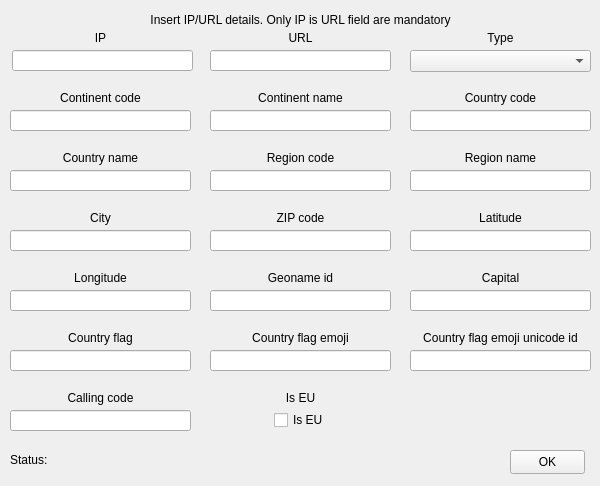
<?xml version="1.0" encoding="UTF-8"?>
<ui version="4.0">
 <class>AddDataWindowClass</class>
 <widget class="QWidget" name="AddDataWindowClass">
  <property name="geometry">
   <rect>
    <x>0</x>
    <y>0</y>
    <width>600</width>
    <height>486</height>
   </rect>
  </property>
  <property name="windowTitle">
   <string>Add Data</string>
  </property>
  <widget class="QLabel" name="Desciptionlabel">
   <property name="geometry">
    <rect>
     <x>10</x>
     <y>10</y>
     <width>581</width>
     <height>20</height>
    </rect>
   </property>
   <property name="text">
    <string>Insert IP/URL details. Only IP is URL field are mandatory</string>
   </property>
   <property name="alignment">
    <set>Qt::AlignCenter</set>
   </property>
  </widget>
  <widget class="QLineEdit" name="IPlineEdit">
   <property name="geometry">
    <rect>
     <x>12</x>
     <y>50</y>
     <width>181</width>
     <height>21</height>
    </rect>
   </property>
  </widget>
  <widget class="QLabel" name="IPlabel">
   <property name="geometry">
    <rect>
     <x>10</x>
     <y>30</y>
     <width>181</width>
     <height>16</height>
    </rect>
   </property>
   <property name="text">
    <string>IP</string>
   </property>
   <property name="alignment">
    <set>Qt::AlignCenter</set>
   </property>
  </widget>
  <widget class="QLabel" name="URLLabel">
   <property name="geometry">
    <rect>
     <x>210</x>
     <y>30</y>
     <width>181</width>
     <height>16</height>
    </rect>
   </property>
   <property name="text">
    <string>URL</string>
   </property>
   <property name="alignment">
    <set>Qt::AlignCenter</set>
   </property>
  </widget>
  <widget class="QLineEdit" name="URLlineEdit">
   <property name="geometry">
    <rect>
     <x>210</x>
     <y>50</y>
     <width>181</width>
     <height>21</height>
    </rect>
   </property>
  </widget>
  <widget class="QLabel" name="TypeLabel">
   <property name="geometry">
    <rect>
     <x>410</x>
     <y>30</y>
     <width>181</width>
     <height>16</height>
    </rect>
   </property>
   <property name="text">
    <string>Type</string>
   </property>
   <property name="alignment">
    <set>Qt::AlignCenter</set>
   </property>
  </widget>
  <widget class="QLabel" name="ContinentCodelabel">
   <property name="geometry">
    <rect>
     <x>10</x>
     <y>90</y>
     <width>181</width>
     <height>16</height>
    </rect>
   </property>
   <property name="text">
    <string>Continent code</string>
   </property>
   <property name="alignment">
    <set>Qt::AlignCenter</set>
   </property>
  </widget>
  <widget class="QLabel" name="ContinentNamelabel">
   <property name="geometry">
    <rect>
     <x>210</x>
     <y>90</y>
     <width>181</width>
     <height>16</height>
    </rect>
   </property>
   <property name="text">
    <string>Continent name</string>
   </property>
   <property name="alignment">
    <set>Qt::AlignCenter</set>
   </property>
  </widget>
  <widget class="QLabel" name="CountryCodelabel">
   <property name="geometry">
    <rect>
     <x>410</x>
     <y>90</y>
     <width>181</width>
     <height>16</height>
    </rect>
   </property>
   <property name="text">
    <string>Country code</string>
   </property>
   <property name="alignment">
    <set>Qt::AlignCenter</set>
   </property>
  </widget>
  <widget class="QLineEdit" name="ContinentCodelineEdit">
   <property name="geometry">
    <rect>
     <x>10</x>
     <y>110</y>
     <width>181</width>
     <height>21</height>
    </rect>
   </property>
  </widget>
  <widget class="QLineEdit" name="ContinentNamelineEdit">
   <property name="geometry">
    <rect>
     <x>210</x>
     <y>110</y>
     <width>181</width>
     <height>21</height>
    </rect>
   </property>
  </widget>
  <widget class="QLineEdit" name="CountryCodelineEdit">
   <property name="geometry">
    <rect>
     <x>410</x>
     <y>110</y>
     <width>181</width>
     <height>21</height>
    </rect>
   </property>
  </widget>
  <widget class="QLabel" name="CountryNameabel">
   <property name="geometry">
    <rect>
     <x>10</x>
     <y>150</y>
     <width>181</width>
     <height>16</height>
    </rect>
   </property>
   <property name="text">
    <string>Country name</string>
   </property>
   <property name="alignment">
    <set>Qt::AlignCenter</set>
   </property>
  </widget>
  <widget class="QLabel" name="RegionCodelabel">
   <property name="geometry">
    <rect>
     <x>210</x>
     <y>150</y>
     <width>181</width>
     <height>16</height>
    </rect>
   </property>
   <property name="text">
    <string>Region code</string>
   </property>
   <property name="alignment">
    <set>Qt::AlignCenter</set>
   </property>
  </widget>
  <widget class="QLabel" name="RegionNamelabel">
   <property name="geometry">
    <rect>
     <x>410</x>
     <y>150</y>
     <width>181</width>
     <height>16</height>
    </rect>
   </property>
   <property name="text">
    <string>Region name</string>
   </property>
   <property name="alignment">
    <set>Qt::AlignCenter</set>
   </property>
  </widget>
  <widget class="QLineEdit" name="CountryNamelineEdit">
   <property name="geometry">
    <rect>
     <x>10</x>
     <y>170</y>
     <width>181</width>
     <height>21</height>
    </rect>
   </property>
  </widget>
  <widget class="QLineEdit" name="RegionCodelineEdit">
   <property name="geometry">
    <rect>
     <x>210</x>
     <y>170</y>
     <width>181</width>
     <height>21</height>
    </rect>
   </property>
  </widget>
  <widget class="QLineEdit" name="RegionNamelineEdit">
   <property name="geometry">
    <rect>
     <x>410</x>
     <y>170</y>
     <width>181</width>
     <height>21</height>
    </rect>
   </property>
  </widget>
  <widget class="QLabel" name="Citylabel">
   <property name="geometry">
    <rect>
     <x>10</x>
     <y>210</y>
     <width>181</width>
     <height>16</height>
    </rect>
   </property>
   <property name="text">
    <string>City</string>
   </property>
   <property name="alignment">
    <set>Qt::AlignCenter</set>
   </property>
  </widget>
  <widget class="QLabel" name="ZIPCodelabel">
   <property name="geometry">
    <rect>
     <x>210</x>
     <y>210</y>
     <width>181</width>
     <height>16</height>
    </rect>
   </property>
   <property name="text">
    <string>ZIP code</string>
   </property>
   <property name="alignment">
    <set>Qt::AlignCenter</set>
   </property>
  </widget>
  <widget class="QLabel" name="Latitudelabel">
   <property name="geometry">
    <rect>
     <x>410</x>
     <y>210</y>
     <width>181</width>
     <height>16</height>
    </rect>
   </property>
   <property name="text">
    <string>Latitude</string>
   </property>
   <property name="alignment">
    <set>Qt::AlignCenter</set>
   </property>
  </widget>
  <widget class="QLineEdit" name="CitylineEdit">
   <property name="geometry">
    <rect>
     <x>10</x>
     <y>230</y>
     <width>181</width>
     <height>21</height>
    </rect>
   </property>
  </widget>
  <widget class="QLineEdit" name="ZIPCodelineEdit">
   <property name="geometry">
    <rect>
     <x>210</x>
     <y>230</y>
     <width>181</width>
     <height>21</height>
    </rect>
   </property>
  </widget>
  <widget class="QLineEdit" name="LatitudelineEdit">
   <property name="geometry">
    <rect>
     <x>410</x>
     <y>230</y>
     <width>181</width>
     <height>21</height>
    </rect>
   </property>
  </widget>
  <widget class="QLabel" name="Longitudelabel">
   <property name="geometry">
    <rect>
     <x>10</x>
     <y>270</y>
     <width>181</width>
     <height>16</height>
    </rect>
   </property>
   <property name="text">
    <string>Longitude</string>
   </property>
   <property name="alignment">
    <set>Qt::AlignCenter</set>
   </property>
  </widget>
  <widget class="QLabel" name="GeonameIdlabel">
   <property name="geometry">
    <rect>
     <x>210</x>
     <y>270</y>
     <width>181</width>
     <height>16</height>
    </rect>
   </property>
   <property name="text">
    <string>Geoname id</string>
   </property>
   <property name="alignment">
    <set>Qt::AlignCenter</set>
   </property>
  </widget>
  <widget class="QLabel" name="Capitallabel">
   <property name="geometry">
    <rect>
     <x>410</x>
     <y>270</y>
     <width>181</width>
     <height>16</height>
    </rect>
   </property>
   <property name="text">
    <string>Capital</string>
   </property>
   <property name="alignment">
    <set>Qt::AlignCenter</set>
   </property>
  </widget>
  <widget class="QLineEdit" name="LongitudelineEdit">
   <property name="geometry">
    <rect>
     <x>10</x>
     <y>290</y>
     <width>181</width>
     <height>21</height>
    </rect>
   </property>
  </widget>
  <widget class="QLineEdit" name="GeonameIdlineEdit">
   <property name="geometry">
    <rect>
     <x>210</x>
     <y>290</y>
     <width>181</width>
     <height>21</height>
    </rect>
   </property>
  </widget>
  <widget class="QLineEdit" name="CapitallineEdit">
   <property name="geometry">
    <rect>
     <x>410</x>
     <y>290</y>
     <width>181</width>
     <height>21</height>
    </rect>
   </property>
  </widget>
  <widget class="QComboBox" name="TypecomboBox">
   <property name="geometry">
    <rect>
     <x>410</x>
     <y>50</y>
     <width>181</width>
     <height>22</height>
    </rect>
   </property>
   <property name="toolTip">
    <string extracomment="Sets detected type from IP but can be changed to other value"/>
   </property>
   <item>
    <property name="text">
     <string/>
    </property>
   </item>
   <item>
    <property name="text">
     <string>IPv4</string>
    </property>
   </item>
   <item>
    <property name="text">
     <string>IPv6</string>
    </property>
   </item>
  </widget>
  <widget class="QLabel" name="CountryFlaglabel">
   <property name="geometry">
    <rect>
     <x>10</x>
     <y>330</y>
     <width>181</width>
     <height>16</height>
    </rect>
   </property>
   <property name="text">
    <string>Country flag</string>
   </property>
   <property name="alignment">
    <set>Qt::AlignCenter</set>
   </property>
  </widget>
  <widget class="QLineEdit" name="CountryFlaglineEdit">
   <property name="geometry">
    <rect>
     <x>10</x>
     <y>350</y>
     <width>181</width>
     <height>21</height>
    </rect>
   </property>
  </widget>
  <widget class="QLabel" name="CountryFlagEmojilabel">
   <property name="geometry">
    <rect>
     <x>210</x>
     <y>330</y>
     <width>181</width>
     <height>16</height>
    </rect>
   </property>
   <property name="text">
    <string>Country flag emoji</string>
   </property>
   <property name="alignment">
    <set>Qt::AlignCenter</set>
   </property>
  </widget>
  <widget class="QLabel" name="CountryFlagEmojiUnicodeIdlabel">
   <property name="geometry">
    <rect>
     <x>410</x>
     <y>330</y>
     <width>181</width>
     <height>16</height>
    </rect>
   </property>
   <property name="text">
    <string>Country flag emoji unicode id</string>
   </property>
   <property name="alignment">
    <set>Qt::AlignCenter</set>
   </property>
  </widget>
  <widget class="QLineEdit" name="CountryFlagEmojilineEdit">
   <property name="geometry">
    <rect>
     <x>210</x>
     <y>350</y>
     <width>181</width>
     <height>21</height>
    </rect>
   </property>
  </widget>
  <widget class="QLineEdit" name="CountryFlagEmojiUnicodeIdlineEdit">
   <property name="geometry">
    <rect>
     <x>410</x>
     <y>350</y>
     <width>181</width>
     <height>21</height>
    </rect>
   </property>
  </widget>
  <widget class="QLabel" name="CallingCodelabel">
   <property name="geometry">
    <rect>
     <x>10</x>
     <y>390</y>
     <width>181</width>
     <height>16</height>
    </rect>
   </property>
   <property name="text">
    <string>Calling code</string>
   </property>
   <property name="alignment">
    <set>Qt::AlignCenter</set>
   </property>
  </widget>
  <widget class="QLabel" name="IsEUlabel">
   <property name="geometry">
    <rect>
     <x>210</x>
     <y>390</y>
     <width>181</width>
     <height>16</height>
    </rect>
   </property>
   <property name="text">
    <string>Is EU</string>
   </property>
   <property name="alignment">
    <set>Qt::AlignCenter</set>
   </property>
  </widget>
  <widget class="QLineEdit" name="CallingCodelineEdit">
   <property name="geometry">
    <rect>
     <x>10</x>
     <y>410</y>
     <width>181</width>
     <height>21</height>
    </rect>
   </property>
  </widget>
  <widget class="QCheckBox" name="IsEUcheckBox">
   <property name="geometry">
    <rect>
     <x>274</x>
     <y>410</y>
     <width>121</width>
     <height>20</height>
    </rect>
   </property>
   <property name="layoutDirection">
    <enum>Qt::LeftToRight</enum>
   </property>
   <property name="text">
    <string>Is EU</string>
   </property>
  </widget>
  <widget class="QPushButton" name="OKpushButton">
   <property name="geometry">
    <rect>
     <x>510</x>
     <y>450</y>
     <width>75</width>
     <height>24</height>
    </rect>
   </property>
   <property name="text">
    <string>OK</string>
   </property>
  </widget>
  <widget class="QLabel" name="StatusDescribeLabel">
   <property name="geometry">
    <rect>
     <x>10</x>
     <y>450</y>
     <width>251</width>
     <height>20</height>
    </rect>
   </property>
   <property name="text">
    <string>Status: </string>
   </property>
  </widget>
 </widget>
 <layoutdefault spacing="6" margin="11"/>
 <resources/>
 <connections/>
</ui>
